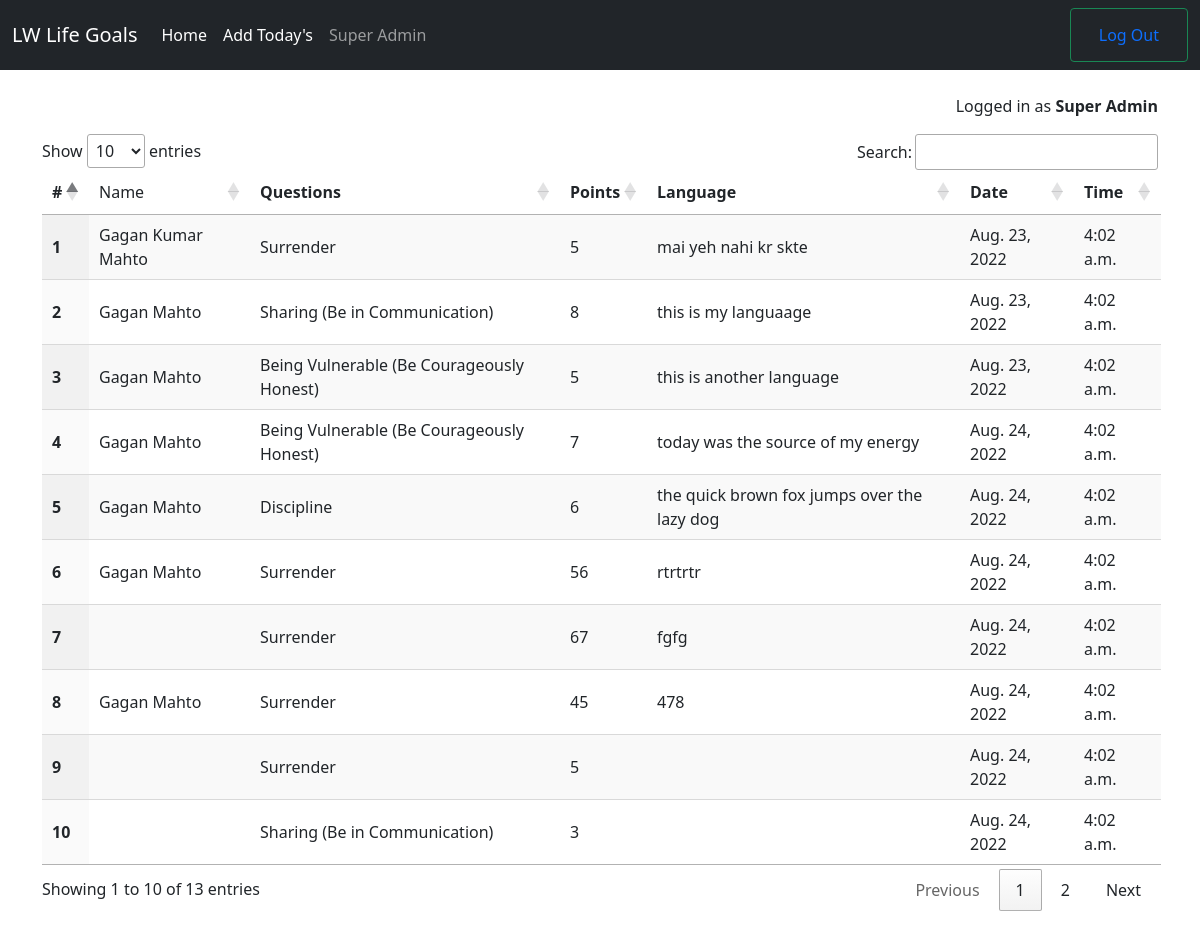
The app's page / (signed in) with its own data.
### lwlife/models.py (models this page shows, shortened)
class Answer(models.Model):
    user = models.ForeignKey(User, on_delete=models.CASCADE, null=True, blank=True)
    ques = models.ForeignKey(Question, related_name='question',on_delete=models.CASCADE, null=False, blank=False)
    ans_date = models.DateField(auto_now_add=True)
    ans_time = models.TimeField(auto_now_add=True)
    points = models.IntegerField()
    language = models.TextField(null=True, blank=True)

class Question(models.Model):
    ques = models.CharField(max_length=200, null=False)
    description = models.TextField(null=True, blank=True)
    ques_time = models.DateTimeField(auto_now_add=True)
    def __str__(self):
        return self.ques

### lwlife/views.py (the view)
# urls.py: path('', AnswerView.as_view(), name="home"),
class AnswerView(LoginRequiredMixin, ListView):
    template = 'lwlife/index.html'
    model = Answer
    context_object_name = 'answers'
    def get_context_data(self, **kwargs):
        context = super().get_context_data(**kwargs)
        if not self.request.user.is_superuser:
            context['answers'] = context['answers'].filter(user=self.request.user)
        return context

### templates/lwlife/answer_list.html (shortened to what this page needs)
{% extends 'lwlife/index.html' %}
{% block body %}
<div class="container my-4">
    <p align="right">Logged in as
        {% if user.is_superuser %}
        <b> Super Admin</b></p>
{%else%}
        <b> {{request.user.get_full_name}} </b></p>
{%endif%}
    <table class="display" id="ans">
        <thead>
            <tr>
                <th scope="col">#</th>
                {% if user.is_superuser %}
                <td>Name</td>
                {% endif %}
                <th scope="col">Questions</th>
                <th scope="col">Points</th>
            <th scope="col">Language</th>
            <th scope="col">Date</th>
            <th scope="col">Time</th>
        </tr>
    </thead>
    <tbody>
        {% for answer in answers %}
        <tr>
            <th scope="row">{{forloop.counter}}</th>
            {% if user.is_superuser %}
            <td>{{answer.user.get_full_name}}</td>
            {% endif %}
            <td>{{answer.ques}}</td>
            <td>{{answer.points}}</td>
            <td>{{answer.language}}</td>
            <td>{{answer.ans_date}}</td>
            <td>{{answer.ans_time}}</td>
        </tr>
        {% endfor %}
    </tbody>
</table>
</div>
{% endblock body %}

### records on screen
Answer: user.get_full_name "Gagan Kumar Mahto", ques "Surrender", points "5", language "mai yeh nahi kr skte", ans_date "Aug. 23, 2022", ans_time "4:02 a.m."
Answer: user.get_full_name "Gagan Mahto", ques "Sharing (Be in Communication)", points "8", language "this is my languaage", ans_date "Aug. 23, 2022", ans_time "4:02 a.m."
Answer: user.get_full_name "Gagan Mahto", ques "Being Vulnerable (Be Courageously Honest)", points "5", language "this is another language", ans_date "Aug. 23, 2022", ans_time "4:02 a.m."
Answer: user.get_full_name "Gagan Mahto", ques "Being Vulnerable (Be Courageously Honest)", points "7", language "today was the source of my energy", ans_date "Aug. 24, 2022", ans_time "4:02 a.m."
Answer: user.get_full_name "Gagan Mahto", ques "Discipline", points "6", language "the quick brown fox jumps over the lazy dog", ans_date "Aug. 24, 2022", ans_time "4:02 a.m."
Answer: user.get_full_name "Gagan Mahto", ques "Surrender", points "56", language "rtrtrtr", ans_date "Aug. 24, 2022", ans_time "4:02 a.m."
Answer: ques "Surrender", points "67", language "fgfg", ans_date "Aug. 24, 2022", ans_time "4:02 a.m."
Answer: user.get_full_name "Gagan Mahto", ques "Surrender", points "45", language "478", ans_date "Aug. 24, 2022", ans_time "4:02 a.m."
Answer: ques "Surrender", points "5", ans_date "Aug. 24, 2022", ans_time "4:02 a.m."
Answer: ques "Sharing (Be in Communication)", points "3", ans_date "Aug. 24, 2022", ans_time "4:02 a.m."
